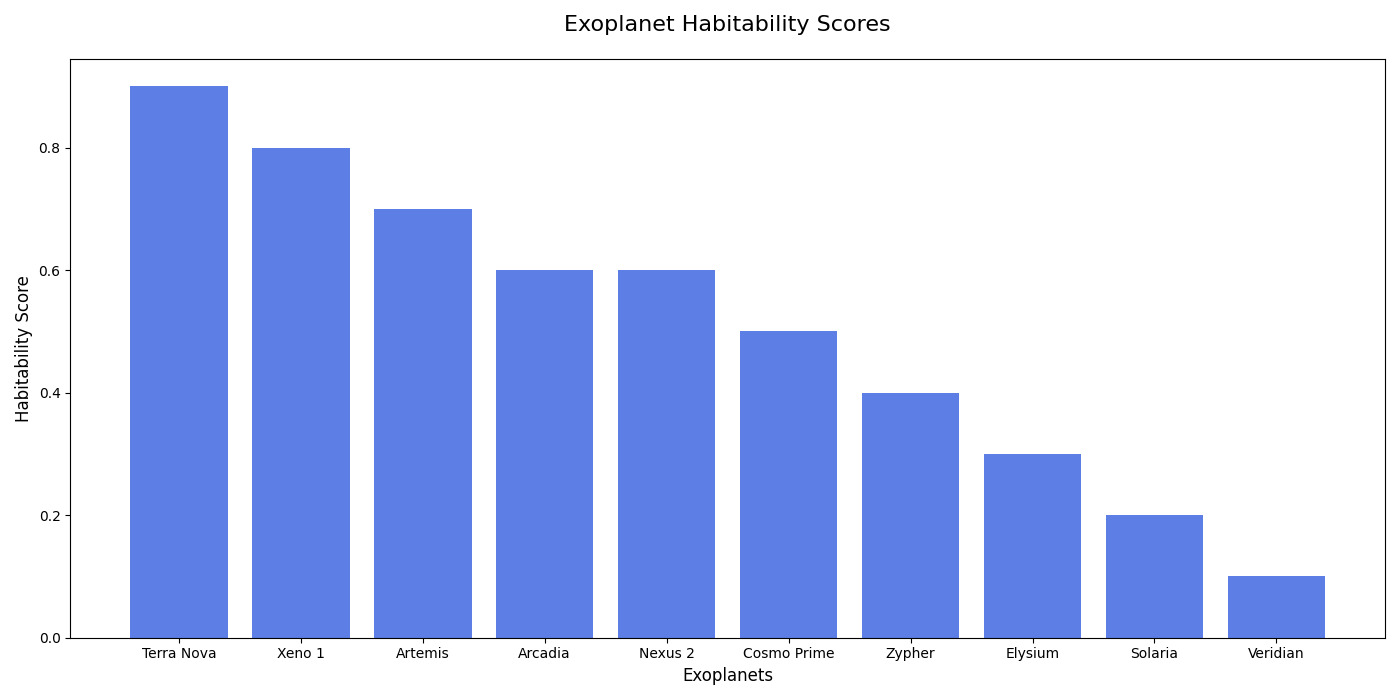

Recreate this plot in Python.
import matplotlib.pyplot as plt
import numpy as np

# Exoplanet data
exoplanets = ['Xeno 1', 'Nexus 2', 'Terra Nova', 'Zypher', 'Cosmo Prime',
              'Artemis', 'Elysium', 'Solaria', 'Arcadia', 'Veridian']

# Habitability scores (on a scale of 0 to 1)
habitability_scores = np.array([0.8, 0.6, 0.9, 0.4, 0.5, 0.7, 0.3, 0.2, 0.6, 0.1])

# Sorting the exoplanets by habitability scores in descending order
sorted_indices = np.argsort(habitability_scores)[::-1]
sorted_exoplanets = [exoplanets[i] for i in sorted_indices]
sorted_scores = habitability_scores[sorted_indices]

# Create a bar chart
plt.figure(figsize=(14, 7))
plt.bar(sorted_exoplanets, sorted_scores, color='royalblue', alpha=0.85)

# Setting labels and title
plt.title('Exoplanet Habitability Scores', fontsize=16, pad=20)
plt.xlabel('Exoplanets', fontsize=12)
plt.ylabel('Habitability Score', fontsize=12)

# Display the plot
plt.tight_layout()
plt.show()
